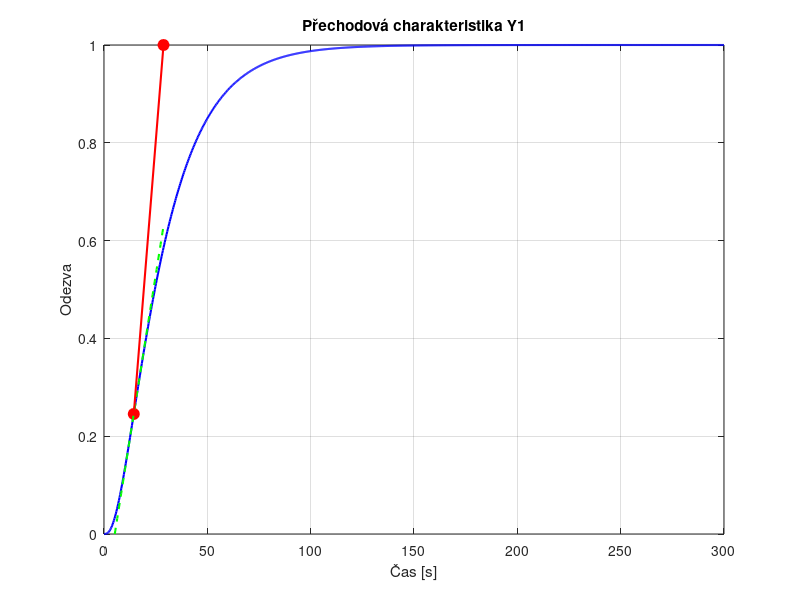

Here is the MATLAB script that generated this plot:
clear
close all;
clc;

load("data_TPR_01.mat");

%% --------------------- Nalezení inflexního bodu -------------------------
% --------------------------------- Y1 ------------------------------------
fprintf('Přechodová charakteristika Y1\n');

dy1 = diff(y1) ./ diff(t);     % První derivace
d2y1 = diff(dy1) ./ diff(t(1:end-1)); % Druhá derivace

inflex_idx = find(d2y1(1:end-1) .* d2y1(2:end) < 0, 1); % První změna znaménka
inflex_t1 = t(inflex_idx+1); % Odpovídající čas
inflex_y1 = y1(inflex_idx+1); % Odpovídající hodnota výstupu

%tečna
slope1 = dy1(inflex_idx); % Směrnice tečny v inflexním bodě

if slope1 ~= 0 % Zabránění dělení nulou
    t_min1 = inflex_t1 - inflex_y1 / slope1; % Kde tečna protne y = 0
    t_max1 = (0.63 - inflex_y1) / slope1 + inflex_t1; % Čas odpovídající y = 1
else
    t_min1 = inflex_t1;
    t_max1 = inflex_t1; % Pokud je směrnice 0, tečna je konstantní
end

t_tangent1 = linspace(t_min1, t_max1, 100); % Hodnoty času pro vykreslení tečny
y_tangent1 = slope1 * (t_tangent1 - inflex_t1) + inflex_y1; % Rovnice přímky

K1 = max(abs(y1));

Td1 = t_min1;

primka_t = [inflex_t1, t_max1];
primka_y = [inflex_y1, K1];


slope = (K1 - inflex_y1) / (t_max1 - inflex_t1);
% Najdeme průsečík s osou X (y = 0)
t0 = Td1 - (inflex_y1 / slope);
y0 = 0; % Y souřadnice je 0

figure;
plot(t, y1, 'b', 'LineWidth', 1.5); hold on;
plot(inflex_t1, inflex_y1, 'ro', 'MarkerSize', 8, 'MarkerFaceColor', 'r'); % Inflexní bod
plot(t_tangent1, y_tangent1, 'g--', 'LineWidth', 1.5); % Tečna
plot(t_max1, K1, 'ro', 'MarkerSize', 8, 'MarkerFaceColor', 'r')
plot(primka_t, primka_y, 'r-', 'LineWidth', 1.5);
xlabel('Čas [s]');
ylabel('Odezva');
title('Přechodová charakteristika Y1');
grid on;
